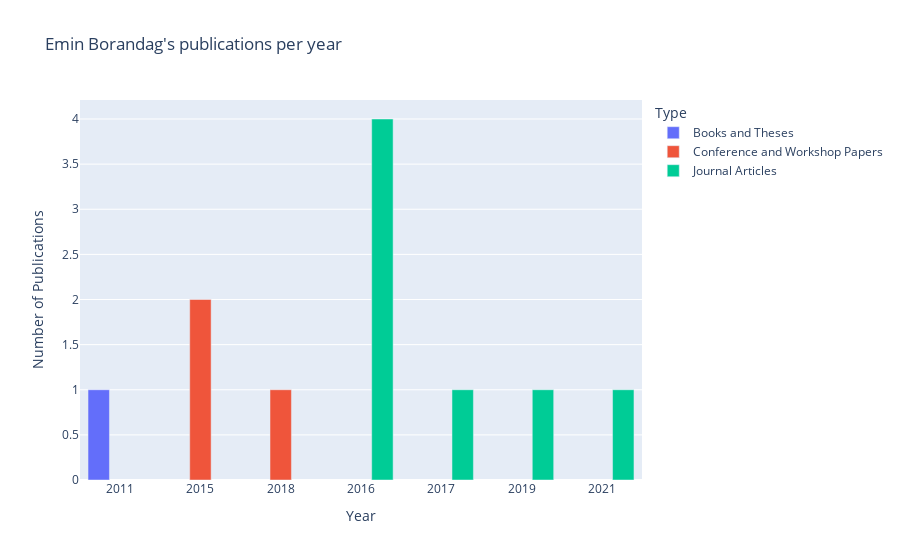

Notebook cell for this chart:
### Code cell
e_bar.show()

### Figure 1 — Plotly figure (JSON) as saved in the notebook; plotly's stock layout.template omitted (floating-point values rounded to 4 significant figures)
{"data": [{"alignmentgroup": "True", "hovertemplate": "Type=Books and Theses<br>Year=%{x}<br>Number of Publications=%{y}<extra></extra>", "legendgroup": "Books and Theses", "marker": {"color": "#636efa", "pattern": {"shape": ""}}, "name": "Books and Theses", "offsetgroup": "Books and Theses", "orientation": "v", "showlegend": true, "textposition": "auto", "type": "bar", "x": ["2011"], "xaxis": "x", "y": [1], "yaxis": "y"}, {"alignmentgroup": "True", "hovertemplate": "Type=Conference and Workshop Papers<br>Year=%{x}<br>Number of Publications=%{y}<extra></extra>", "legendgroup": "Conference and Workshop Papers", "marker": {"color": "#EF553B", "pattern": {"shape": ""}}, "name": "Conference and Workshop Papers", "offsetgroup": "Conference and Workshop Papers", "orientation": "v", "showlegend": true, "textposition": "auto", "type": "bar", "x": ["2015", "2018"], "xaxis": "x", "y": [2, 1], "yaxis": "y"}, {"alignmentgroup": "True", "hovertemplate": "Type=Journal Articles<br>Year=%{x}<br>Number of Publications=%{y}<extra></extra>", "legendgroup": "Journal Articles", "marker": {"color": "#00cc96", "pattern": {"shape": ""}}, "name": "Journal Articles", "offsetgroup": "Journal Articles", "orientation": "v", "showlegend": true, "textposition": "auto", "type": "bar", "x": ["2016", "2017", "2019", "2021"], "xaxis": "x", "y": [4, 1, 1, 1], "yaxis": "y"}], "layout": {"autosize": true, "barmode": "group", "legend": {"title": {"text": "Type"}, "tracegroupgap": 0}, "title": {"text": "Emin Borandag's publications per year"}, "xaxis": {"anchor": "y", "autorange": true, "domain": [0, 1], "range": [-0.5, 6.5], "title": {"text": "Year"}, "type": "category"}, "yaxis": {"anchor": "x", "autorange": true, "domain": [0, 1], "range": [0, 4.211], "title": {"text": "Number of Publications"}, "type": "linear"}}}
